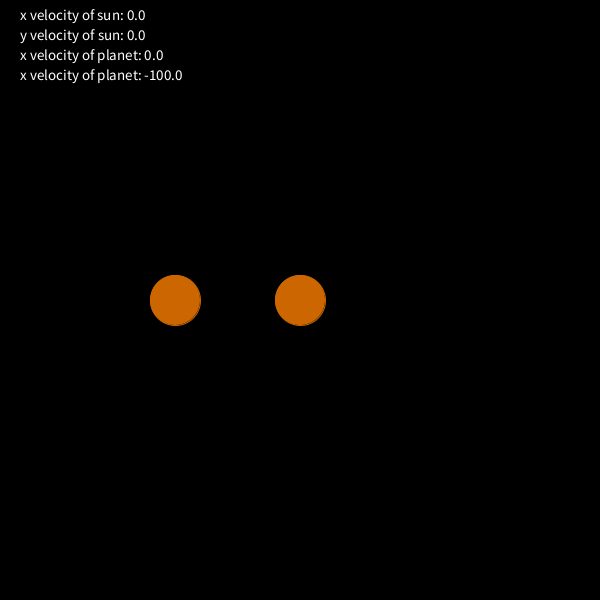
Frame 1 (no input)
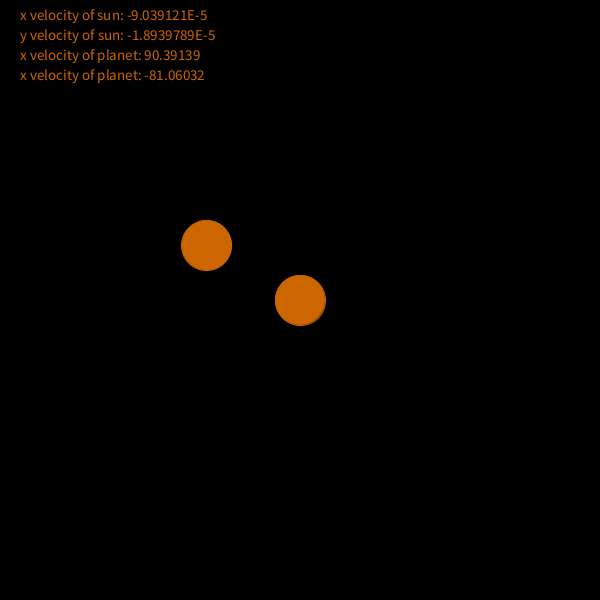
Frame 60 (the mouse pressed at the canvas centre just before this capture)
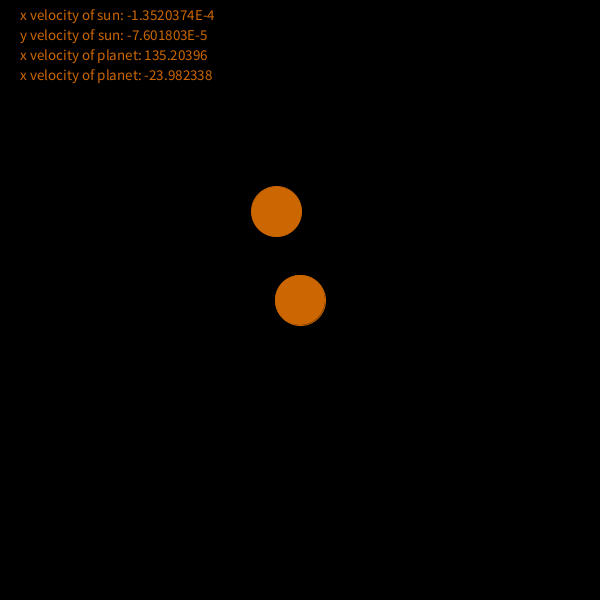
Frame 120 (the mouse held since frame 60 and released just before this capture)

The Processing sketch that drew these frames (run headless with seeded random() and noise(); from frame 60 on, the mouse is pressed at the canvas centre):

// Processing sketch: sample3
// ── sample3.pde
SYSTEM s = new SYSTEM();

void setup() {
  size(600, 600);
  smooth();
  background(0);
  //adds a sun at the center of the world
  s.addBody(new Body(Math.pow(10, 27), 300, 300, 0, 0));
  //adds an orbiting planet of smaller mass
  s.addBody(new Body(Math.pow(10, 21), 175, 300, 0, -1));
}

void draw() {
  background(0);
  textSize(15);
  //monitors for the velocity of each body in the SYSTEM
  text("x velocity of sun: " + s.getBody(0).getXVel() * 100, 20, 20);
  text("y velocity of sun: " + s.getBody(0).getYVel() * 100, 20, 40);
  text("x velocity of planet: " + s.getBody(1).getXVel() * 100, 20, 60);
  text("x velocity of planet: " + s.getBody(1).getYVel() * 100, 20, 80);
  s.show();
  s.run();
}

import java.util.*;

public class Body{

  private double mass;
  private float xvelocity;
  private float yvelocity;
  private float x;
  private float y;

  public Body(double m, float xpos, float ypos, float xvel, float yvel){
    mass = m;
    x = xpos;
    y = ypos;
    xvelocity = xvel;
    yvelocity = yvel;
  }

  //a bunch of getters

  public float getXVel(){
    return xvelocity;
  }
  public float getYVel(){
    return yvelocity;
  }
  public float getX(){
    return x;
  }
  public float getY(){
    return y;
  }
  public double getMass(){
    return mass;
  }

  //a bunch of setters

  public void setXVel(float newXVel){
    xvelocity = newXVel;
  }
  public void setYVel(float newYVel){
    yvelocity = newYVel;
  }
  public void setX(float newX){
    x = newX;
  }
  public void setY(float newY){
    y = newY;
  }
  public void setMass(double newMass){
    mass = newMass;
  }

  //main function!
  public void orbit(Body other){
    force(other);
    move();
  }

  //private helpers
  private double dist(Body other){
    return Math.sqrt(Math.pow(getX() - other.getX(), 2) +
       Math.pow(getY() - other.getY(), 2));
  }

  //finds the magnitude of acceleration due to the force exerted by a body
  private double forceAcc(Body other){
    //scale factor of 100 comes in here
    return (6.67 * Math.pow(10, -24)) * other.getMass() /
      (Math.pow(dist(other), 2));
  }

  //finds the angle between the two bodies
  private double theta(Body other){
    return Math.atan(Math.abs(getX() - other.getX())/
       Math.abs(getY() - other.getY()));
  }

  private void force(Body other){
    //accounting for time errors
    //calculates the values of the gravitational force many times per frame and adds them
    float counter = 0.0;
    float simtime = 0.001;
    counter += (1 / frameRate);
    while (counter > 0.0){
      if (getX() > other.getX()){
        xvelocity -= forceAcc(other) * Math.sin(theta(other)) * simtime;
      }
      else{
        xvelocity += forceAcc(other) * Math.sin(theta(other)) * simtime;
      }
      if (getY() > other.getY()){
        yvelocity -= forceAcc(other) * Math.cos(theta(other)) * simtime;
      }
      else{
        yvelocity += forceAcc(other) * Math.cos(theta(other)) * simtime;
      }
      counter -= simtime;
    }
  }

  //applies the effects of the gravitational force
  void move(){
    setX(getX() + xvelocity);
    setY(getY() + yvelocity);
  }
  
  //draws the individual bodies
  void display() {
    stroke(204, 102, 0);
    fill(204, 102, 0);
    ellipse(getX(), getY(), 50, 50);
  }

}

import java.util.*;
import java.lang.*;

public class SYSTEM{

  private ArrayList<Body> bodies;

  public SYSTEM(){
    bodies = new ArrayList<Body>();
  }

  //basic getter
  public Body getBody(int index){
    return bodies.get(index);
  }

  //basic setter
  public void addBody(Body thing){
    bodies.add(thing);
  }

  //main function! this calls the orbit function on each pair of bodies in the SYSTEM.
  public void run(){
    for (int x = 0; x < bodies.size(); x++){
      for (int y = 0; y < bodies.size(); y++){
        if (x != y){
          getBody(x).orbit(getBody(y));
        }
      }
    }
  }
  
  //calls the display function on each body in the SYSTEM to "draw" it
  void show(){
    for (int x = 0; x < bodies.size(); x++){
      getBody(x).display();
    }
  }
    
}
